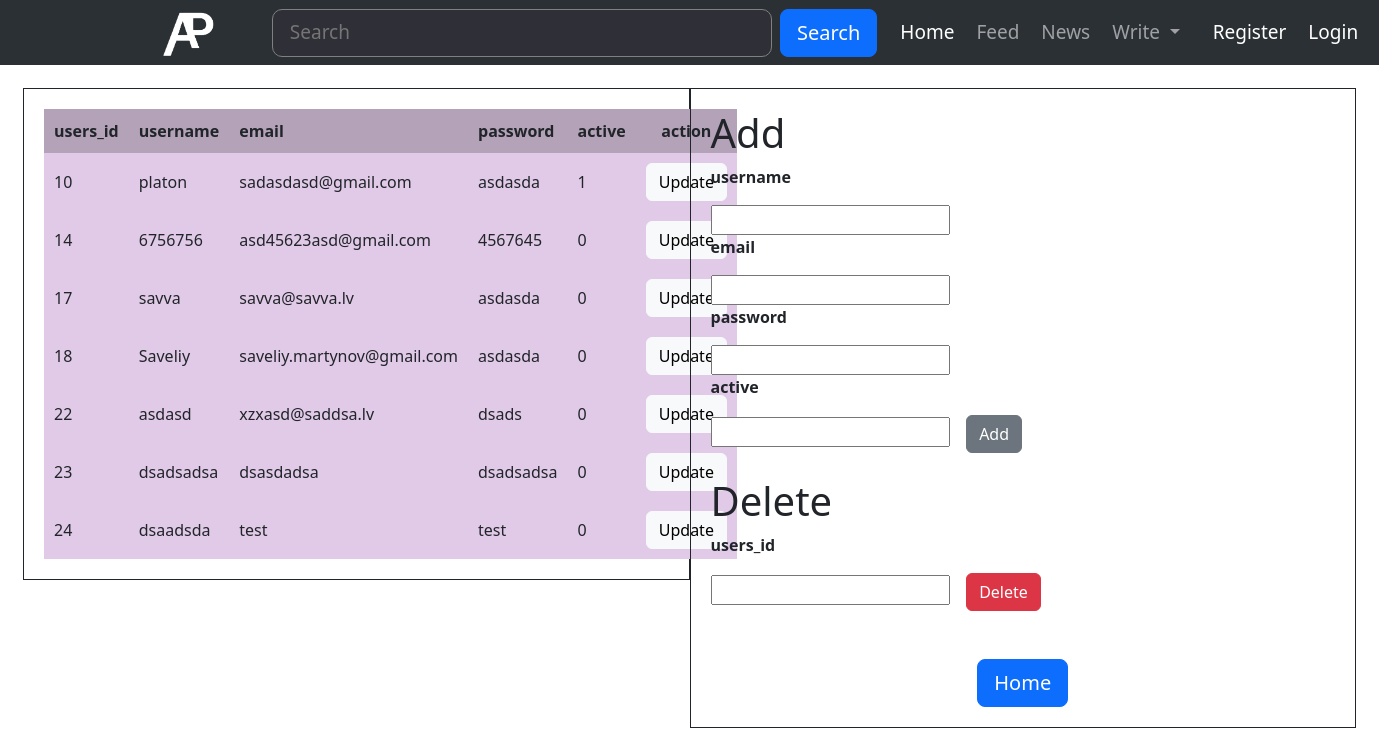
Page /news_portal_g1/admin_user.php on the committed database.
### tables this page shows
CREATE TABLE `users` (
  `users_id` int(11) NOT NULL,
  `username` varchar(255) NOT NULL,
  `email` varchar(255) NOT NULL,
  `password` varchar(255) NOT NULL,
  `active` int(1) NOT NULL
);

### news_portal_g1/admin_user.php (the view, shortened to what this page needs)
<?php
    $servername = "localhost";
    $database = "news_portal";
    $username = "root";
    $password = "";
    $conn = mysqli_connect($servername, $username, $password, $database);
?>
<!doctype html>
<html lang="en">
<head>
    <link rel ="stylesheet" href="https://cdn.jsdelivr.net/npm/bootstrap@5.3.0-alpha1/dist/css/bootstrap.min.css" rel="stylesheet">
    <link rel ="stylesheet" href="style.css">
</head>
<body>
        <nav class="padding-navbar navbar navbar-expand-lg bg-body-tertiary navbar bg-dark class-navbar" data-bs-theme="dark">
            <div class="container-fluid">
            <a href="#"><img class="navbar-brand" src="/news_portal_g1/img/ap-logo.png" width="100px" alt=""></a>
                <form class="d-flex" role="search">
                <input class="form-control-header me-2" type="search" placeholder="   Search" aria-label="Search">
                <button class=" btn btn-lg btn-primary border-radiuss-10" type="submit">Search</button>
                </form>
            </div>
            <ul class="navbar-nav me-auto my-2 my-lg-0 navbar-nav-scroll " style="--bs-scroll-height: 100px;">
                <li class="nav-item">
                    <a class="nav-link active" aria-current="page" href="home.php">Home</a>
                </li>
                <li class="nav-item">
                    <a class="nav-link" href="#">Feed</a>
                </li>
                <li class="nav-item">
                    <a class="nav-link" href="#">News</a>
                    </li>
                <li class="nav-item dropdown">
                    <a class="btn btn-primary nav-link dropdown-toggle" href="#" role="button"
                    data-bs-toggle="dropdown" aria-expanded="false">
                    Write
                    </a>
                </li>
            <li class="menu-member">
                <?php
                    if(isset($_SESSION["username"]))
                    {
                ?>
                    <li><a href="profile.php" class=" border nav-link border border-white rounded  css-test" href="index.php"><?php echo $_SESSION['username']; ?></a></li>
                    <li><a href="logout.php" class="nav-link">Logout</a></li>
                <?php
                    }
                    else
                    {
                ?>
                    <li><a href="index.php" class="nav-link active">&nbspRegister</a></li>
                    <li><a href="login.php" class="nav-link active">Login</a></li>
                <?php
                    }
                ?>
            </li>
                </ul>
        </nav>
    <div class="float-container">
<div class="float-child">
  <table>
        <tr>
            <th>users_id</th>
            <th>username</th>
            <th>email</th>
            <th>password</th>
            <th>active</th>
            <th><center>action</center></th>
        </tr>
            <?php
            $users = mysqli_query($conn,"SELECT * FROM `users`");
            $users=mysqli_fetch_all($users);
        foreach ($users as $user)
        {
        echo '
        <tr>
            <td>' .$user[0]  . '</td>
            <td>' .$user[1]  . '</td>
            <td>' .$user[2]  . '</td>
            <td>' .$user[3]  . '</td>
            <td>' .$user[4]  . '</td>
            <td><a class="btn btn-light" href="update_user.php?k_id='.$user[0] .'">Update</a> </td>
        </tr>
        ';
        }
            ?>
        </table>
</div>
<div class="float-child">
  <h1>Add</h1>
        <form action="add_user.php" method="post" enctype="multipart/form-data">
            <p><b>username</b></p>
            <input type="text" name="name">
            <p><b>email</b></p>
            <input type="email" name="email">
            <p><b>password</b></p>
            <input type="password" name="password">
            <p><b>active</b></p>
            <input type="text" name="active">&nbsp&nbsp&nbsp
            <button type="submit" class="btn btn-secondary">Add</button>
        </form><br>
        <h1>Delete</h1>
        <form action="delete_user.php" method="post" enctype="multipart/form-data">
            <p><b>users_id</b></p>
            <input type="text" name="id">&nbsp&nbsp&nbsp
            <button type="submit" class="btn btn-danger">Delete </button><br><br><br>
        </form>
        <?php
        echo "<center><a href='home.php' class='btn btn-lg btn-primary'> Home </a></center>";
        ?>
  </div>
</div>
</body>
</html>

### news_portal_g1/admin_user.php (style rules this page uses)
th,td { padding: 10px; }
th { background: #b3a2b8; }
td { background: #e1cae8; }
button { padding: 10px; background: #e3e3e3; border: unset; cursor: pointer; }
li { margin:3px; }
.padding-navbar { padding-left: 8rem; padding-right: 8rem; }
.class-navbar { height: 65px; font-size: 19px; }
.form-control-header { width: 500px; border-radius: 10px; background-color: rgb(47, 47, 56); color: rgb(219, 219, 219); border-width: 1px; border-style:solid; border-color: gray; }
.float-container { border: 3px solid #fff; padding: 20px; }
.float-child { width: 50%; float: left; padding: 20px; border: 1px solid; }

### rows in the picture
users: users_id "10", username "platon", email "sadasdasd@gmail.com", password "asdasda", active "1"
users: users_id "14", username "6756756", email "asd45623asd@gmail.com", password "4567645", active "0"
users: users_id "17", username "savva", email "savva@savva.lv", password "asdasda", active "0"
users: users_id "18", username "Saveliy", email "saveliy.martynov@gmail.com", password "asdasda", active "0"
users: users_id "22", username "asdasd", email "xzxasd@saddsa.lv", password "dsads", active "0"
users: users_id "23", username "dsadsadsa", email "dsasdadsa", password "dsadsadsa", active "0"
users: users_id "24", username "dsaadsda", email "test", password "test", active "0"
